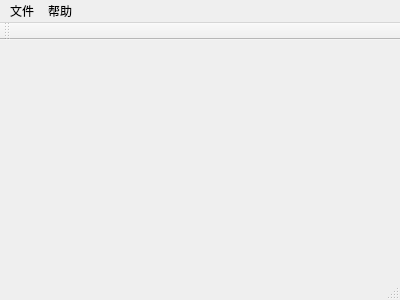
<?xml version="1.0" encoding="UTF-8"?>
<ui version="4.0">
 <class>MainWindow</class>
 <widget class="QMainWindow" name="MainWindow">
  <property name="geometry">
   <rect>
    <x>0</x>
    <y>0</y>
    <width>400</width>
    <height>300</height>
   </rect>
  </property>
  <property name="windowTitle">
   <string>MainWindow</string>
  </property>
  <widget class="QWidget" name="centralWidget"/>
  <widget class="QMenuBar" name="menuBar">
   <property name="geometry">
    <rect>
     <x>0</x>
     <y>0</y>
     <width>400</width>
     <height>23</height>
    </rect>
   </property>
   <widget class="QMenu" name="menu">
    <property name="title">
     <string>文件</string>
    </property>
   </widget>
   <widget class="QMenu" name="menu_2">
    <property name="title">
     <string>帮助</string>
    </property>
   </widget>
   <addaction name="menu"/>
   <addaction name="menu_2"/>
  </widget>
  <widget class="QToolBar" name="mainToolBar">
   <attribute name="toolBarArea">
    <enum>TopToolBarArea</enum>
   </attribute>
   <attribute name="toolBarBreak">
    <bool>false</bool>
   </attribute>
  </widget>
  <widget class="QStatusBar" name="statusBar"/>
 </widget>
 <layoutdefault spacing="6" margin="11"/>
 <resources/>
 <connections/>
</ui>
